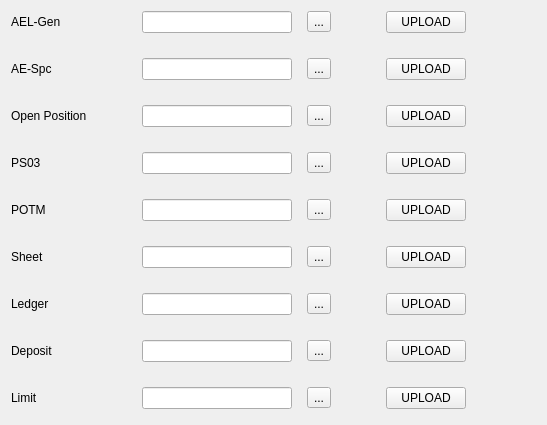
         <widget class="QWidget" name="scrollAreaWidgetContents">
          <property name="geometry">
           <rect>
            <x>0</x>
            <y>0</y>
            <width>547</width>
            <height>425</height>
           </rect>
          </property>
          <layout class="QGridLayout" name="gridLayout_8">
           <property name="horizontalSpacing">
            <number>15</number>
           </property>
           <property name="verticalSpacing">
            <number>25</number>
           </property>
           <item row="4" column="4">
            <widget class="Line" name="line_17">
             <property name="maximumSize">
              <size>
               <width>25</width>
               <height>16777215</height>
              </size>
             </property>
             <property name="styleSheet">
              <string notr="true">background-color:transparent</string>
             </property>
             <property name="orientation">
              <enum>Qt::Horizontal</enum>
             </property>
            </widget>
           </item>
           <item row="1" column="3">
            <widget class="QToolButton" name="tb_aelSpc">
             <property name="text">
              <string>...</string>
             </property>
            </widget>
           </item>
           <item row="7" column="1">
            <widget class="Line" name="line_22">
             <property name="maximumSize">
              <size>
               <width>25</width>
               <height>16777215</height>
              </size>
             </property>
             <property name="styleSheet">
              <string notr="true">background-color:transparent</string>
             </property>
             <property name="orientation">
              <enum>Qt::Horizontal</enum>
             </property>
            </widget>
           </item>
           <item row="3" column="4">
            <widget class="Line" name="line_15">
             <property name="maximumSize">
              <size>
               <width>25</width>
               <height>16777215</height>
              </size>
             </property>
             <property name="styleSheet">
              <string notr="true">background-color:transparent</string>
             </property>
             <property name="orientation">
              <enum>Qt::Horizontal</enum>
             </property>
            </widget>
           </item>
           <item row="0" column="3">
            <widget class="QToolButton" name="tb_aelGen">
             <property name="text">
              <string>...</string>
             </property>
            </widget>
           </item>
           <item row="2" column="3">
            <widget class="QToolButton" name="tb_Openpos">
             <property name="text">
              <string>...</string>
             </property>
            </widget>
           </item>
           <item row="2" column="4">
            <widget class="Line" name="line_13">
             <property name="maximumSize">
              <size>
               <width>25</width>
               <height>16777215</height>
              </size>
             </property>
             <property name="styleSheet">
              <string notr="true">background-color:transparent</string>
             </property>
             <property name="orientation">
              <enum>Qt::Horizontal</enum>
             </property>
            </widget>
           </item>
           <item row="0" column="1">
            <widget class="Line" name="line_8">
             <property name="maximumSize">
              <size>
               <width>25</width>
               <height>16777215</height>
              </size>
             </property>
             <property name="styleSheet">
              <string notr="true">background-color:transparent</string>
             </property>
             <property name="orientation">
              <enum>Qt::Horizontal</enum>
             </property>
            </widget>
           </item>
           <item row="0" column="6">
            <widget class="Line" name="line_7">
             <property name="styleSheet">
              <string notr="true">background-color:transparent</string>
             </property>
             <property name="orientation">
              <enum>Qt::Horizontal</enum>
             </property>
            </widget>
           </item>
           <item row="0" column="5">
            <widget class="QPushButton" name="pbAelGup">
             <property name="maximumSize">
              <size>
               <width>150</width>
               <height>16777215</height>
              </size>
             </property>
             <property name="text">
              <string>UPLOAD</string>
             </property>
            </widget>
           </item>
           <item row="7" column="0">
            <widget class="QLabel" name="label_20">
             <property name="text">
              <string>Deposit</string>
             </property>
            </widget>
           </item>
           <item row="5" column="5">
            <widget class="QPushButton" name="pbSheet">
             <property name="maximumSize">
              <size>
               <width>150</width>
               <height>16777215</height>
              </size>
             </property>
             <property name="text">
              <string>UPLOAD</string>
             </property>
            </widget>
           </item>
           <item row="4" column="0">
            <widget class="QLabel" name="label_17">
             <property name="text">
              <string>POTM</string>
             </property>
            </widget>
           </item>
           <item row="5" column="3">
            <widget class="QToolButton" name="tbSheet">
             <property name="text">
              <string>...</string>
             </property>
            </widget>
           </item>
           <item row="2" column="1">
            <widget class="Line" name="line_12">
             <property name="maximumSize">
              <size>
               <width>25</width>
               <height>16777215</height>
              </size>
             </property>
             <property name="styleSheet">
              <string notr="true">background-color:transparent</string>
             </property>
             <property name="orientation">
              <enum>Qt::Horizontal</enum>
             </property>
            </widget>
           </item>
           <item row="8" column="2">
            <widget class="QLineEdit" name="leLimit">
             <property name="maximumSize">
              <size>
               <width>150</width>
               <height>16777215</height>
              </size>
             </property>
            </widget>
           </item>
           <item row="0" column="2">
            <widget class="QLineEdit" name="le_aelG">
             <property name="maximumSize">
              <size>
               <width>150</width>
               <height>16777215</height>
              </size>
             </property>
            </widget>
           </item>
           <item row="6" column="0">
            <widget class="QLabel" name="label_19">
             <property name="text">
              <string>Ledger</string>
             </property>
            </widget>
           </item>
           <item row="6" column="1">
            <widget class="Line" name="line_20">
             <property name="maximumSize">
              <size>
               <width>25</width>
               <height>16777215</height>
              </size>
             </property>
             <property name="styleSheet">
              <string notr="true">background-color:transparent</string>
             </property>
             <property name="orientation">
              <enum>Qt::Horizontal</enum>
             </property>
            </widget>
           </item>
           <item row="5" column="4">
            <widget class="Line" name="line_19">
             <property name="maximumSize">
              <size>
               <width>25</width>
               <height>16777215</height>
              </size>
             </property>
             <property name="styleSheet">
              <string notr="true">background-color:transparent</string>
             </property>
             <property name="orientation">
              <enum>Qt::Horizontal</enum>
             </property>
            </widget>
           </item>
           <item row="0" column="0">
            <widget class="QLabel" name="label_13">
             <property name="text">
              <string>AEL-Gen</string>
             </property>
            </widget>
           </item>
           <item row="1" column="5">
            <widget class="QPushButton" name="pbAelSpc">
             <property name="maximumSize">
              <size>
               <width>150</width>
               <height>16777215</height>
              </size>
             </property>
             <property name="text">
              <string>UPLOAD</string>
             </property>
            </widget>
           </item>
           <item row="3" column="5">
            <widget class="QPushButton" name="pbPS03">
             <property name="maximumSize">
              <size>
               <width>150</width>
               <height>16777215</height>
              </size>
             </property>
             <property name="text">
              <string>UPLOAD</string>
             </property>
            </widget>
           </item>
           <item row="2" column="5">
            <widget class="QPushButton" name="pbOpenpos">
             <property name="maximumSize">
              <size>
               <width>150</width>
               <height>16777215</height>
              </size>
             </property>
             <property name="text">
              <string>UPLOAD</string>
             </property>
            </widget>
           </item>
           <item row="7" column="2">
            <widget class="QLineEdit" name="leDeposit">
             <property name="maximumSize">
              <size>
               <width>150</width>
               <height>16777215</height>
              </size>
             </property>
            </widget>
           </item>
           <item row="4" column="1">
            <widget class="Line" name="line_16">
             <property name="maximumSize">
              <size>
               <width>25</width>
               <height>16777215</height>
              </size>
             </property>
             <property name="styleSheet">
              <string notr="true">background-color:transparent</string>
             </property>
             <property name="orientation">
              <enum>Qt::Horizontal</enum>
             </property>
            </widget>
           </item>
           <item row="1" column="1">
            <widget class="Line" name="line_9">
             <property name="maximumSize">
              <size>
               <width>25</width>
               <height>16777215</height>
              </size>
             </property>
             <property name="styleSheet">
              <string notr="true">background-color:transparent</string>
             </property>
             <property name="orientation">
              <enum>Qt::Horizontal</enum>
             </property>
            </widget>
           </item>
           <item row="8" column="5">
            <widget class="QPushButton" name="pblimit">
             <property name="maximumSize">
              <size>
               <width>150</width>
               <height>16777215</height>
              </size>
             </property>
             <property name="text">
              <string>UPLOAD</string>
             </property>
            </widget>
           </item>
           <item row="8" column="0">
            <widget class="QLabel" name="label_21">
             <property name="text">
              <string>Limit</string>
             </property>
            </widget>
           </item>
           <item row="5" column="2">
            <widget class="QLineEdit" name="leSheet">
             <property name="maximumSize">
              <size>
               <width>150</width>
               <height>16777215</height>
              </size>
             </property>
            </widget>
           </item>
           <item row="6" column="4">
            <widget class="Line" name="line_21">
             <property name="maximumSize">
              <size>
               <width>25</width>
               <height>16777215</height>
              </size>
             </property>
             <property name="styleSheet">
              <string notr="true">background-color:transparent</string>
             </property>
             <property name="orientation">
              <enum>Qt::Horizontal</enum>
             </property>
            </widget>
           </item>
           <item row="2" column="0">
            <widget class="QLabel" name="label_15">
             <property name="text">
              <string>Open Position</string>
             </property>
            </widget>
           </item>
           <item row="4" column="3">
            <widget class="QToolButton" name="tbPOTM">
             <property name="text">
              <string>...</string>
             </property>
            </widget>
           </item>
           <item row="6" column="3">
            <widget class="QToolButton" name="tbLedger">
             <property name="text">
              <string>...</string>
             </property>
            </widget>
           </item>
           <item row="6" column="5">
            <widget class="QPushButton" name="pbLedger">
             <property name="maximumSize">
              <size>
               <width>150</width>
               <height>16777215</height>
              </size>
             </property>
             <property name="text">
              <string>UPLOAD</string>
             </property>
            </widget>
           </item>
           <item row="7" column="4">
            <widget class="Line" name="line_23">
             <property name="maximumSize">
              <size>
               <width>25</width>
               <height>16777215</height>
              </size>
             </property>
             <property name="styleSheet">
              <string notr="true">background-color:transparent</string>
             </property>
             <property name="orientation">
              <enum>Qt::Horizontal</enum>
             </property>
            </widget>
           </item>
           <item row="7" column="5">
            <widget class="QPushButton" name="pbDeposit">
             <property name="maximumSize">
              <size>
               <width>150</width>
               <height>16777215</height>
              </size>
             </property>
             <property name="text">
              <string>UPLOAD</string>
             </property>
            </widget>
           </item>
           <item row="8" column="4">
            <widget class="Line" name="line_25">
             <property name="maximumSize">
              <size>
               <width>25</width>
               <height>16777215</height>
              </size>
             </property>
             <property name="styleSheet">
              <string notr="true">background-color:transparent</string>
             </property>
             <property name="orientation">
              <enum>Qt::Horizontal</enum>
             </property>
            </widget>
           </item>
           <item row="2" column="2">
            <widget class="QLineEdit" name="leOpenpos">
             <property name="maximumSize">
              <size>
               <width>150</width>
               <height>16777215</height>
              </size>
             </property>
            </widget>
           </item>
           <item row="7" column="3">
            <widget class="QToolButton" name="tbDeposit">
             <property name="text">
              <string>...</string>
             </property>
            </widget>
           </item>
           <item row="6" column="2">
            <widget class="QLineEdit" name="leLedger">
             <property name="maximumSize">
              <size>
               <width>150</width>
               <height>16777215</height>
              </size>
             </property>
            </widget>
           </item>
           <item row="0" column="4">
            <widget class="Line" name="line_10">
             <property name="maximumSize">
              <size>
               <width>25</width>
               <height>16777215</height>
              </size>
             </property>
             <property name="styleSheet">
              <string notr="true">background-color:transparent</string>
             </property>
             <property name="orientation">
              <enum>Qt::Horizontal</enum>
             </property>
            </widget>
           </item>
           <item row="8" column="3">
            <widget class="QToolButton" name="tbLimit">
             <property name="text">
              <string>...</string>
             </property>
            </widget>
           </item>
           <item row="5" column="1">
            <widget class="Line" name="line_18">
             <property name="maximumSize">
              <size>
               <width>25</width>
               <height>16777215</height>
              </size>
             </property>
             <property name="styleSheet">
              <string notr="true">background-color:transparent</string>
             </property>
             <property name="orientation">
              <enum>Qt::Horizontal</enum>
             </property>
            </widget>
           </item>
           <item row="1" column="4">
            <widget class="Line" name="line_11">
             <property name="maximumSize">
              <size>
               <width>25</width>
               <height>16777215</height>
              </size>
             </property>
             <property name="styleSheet">
              <string notr="true">background-color:transparent</string>
             </property>
             <property name="orientation">
              <enum>Qt::Horizontal</enum>
             </property>
            </widget>
           </item>
           <item row="3" column="2">
            <widget class="QLineEdit" name="lePS03">
             <property name="maximumSize">
              <size>
               <width>150</width>
               <height>16777215</height>
              </size>
             </property>
            </widget>
           </item>
           <item row="4" column="2">
            <widget class="QLineEdit" name="lePOTM">
             <property name="maximumSize">
              <size>
               <width>150</width>
               <height>16777215</height>
              </size>
             </property>
            </widget>
           </item>
           <item row="3" column="0">
            <widget class="QLabel" name="label_16">
             <property name="text">
              <string>PS03</string>
             </property>
            </widget>
           </item>
           <item row="8" column="1">
            <widget class="Line" name="line_24">
             <property name="maximumSize">
              <size>
               <width>25</width>
               <height>16777215</height>
              </size>
             </property>
             <property name="styleSheet">
              <string notr="true">background-color:transparent</string>
             </property>
             <property name="orientation">
              <enum>Qt::Horizontal</enum>
             </property>
            </widget>
           </item>
           <item row="1" column="0">
            <widget class="QLabel" name="label_14">
             <property name="text">
              <string>AE-Spc</string>
             </property>
            </widget>
           </item>
           <item row="1" column="2">
            <widget class="QLineEdit" name="le_aelS">
             <property name="maximumSize">
              <size>
               <width>150</width>
               <height>16777215</height>
              </size>
             </property>
            </widget>
           </item>
           <item row="4" column="5">
            <widget class="QPushButton" name="pbPOTM">
             <property name="maximumSize">
              <size>
               <width>150</width>
               <height>16777215</height>
              </size>
             </property>
             <property name="text">
              <string>UPLOAD</string>
             </property>
            </widget>
           </item>
           <item row="5" column="0">
            <widget class="QLabel" name="label_18">
             <property name="text">
              <string>Sheet</string>
             </property>
            </widget>
           </item>
           <item row="3" column="1">
            <widget class="Line" name="line_14">
             <property name="maximumSize">
              <size>
               <width>25</width>
               <height>16777215</height>
              </size>
             </property>
             <property name="styleSheet">
              <string notr="true">background-color:transparent</string>
             </property>
             <property name="orientation">
              <enum>Qt::Horizontal</enum>
             </property>
            </widget>
           </item>
           <item row="3" column="3">
            <widget class="QToolButton" name="tbPS03">
             <property name="text">
              <string>...</string>
             </property>
            </widget>
           </item>
          </layout>
         </widget>
